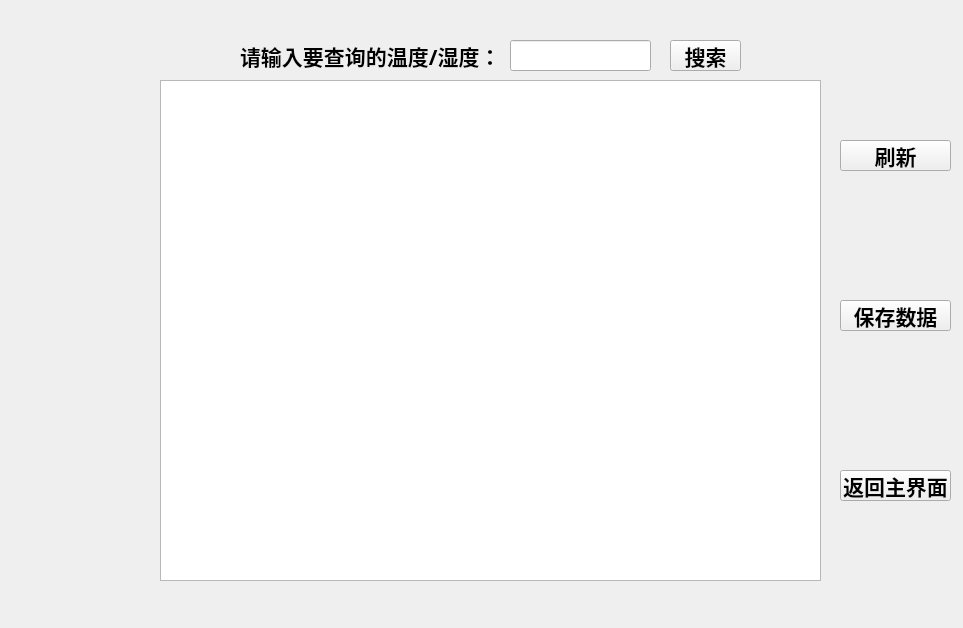
<?xml version="1.0" encoding="UTF-8"?>
<ui version="4.0">
 <class>Form</class>
 <widget class="QWidget" name="Form">
  <property name="geometry">
   <rect>
    <x>0</x>
    <y>0</y>
    <width>963</width>
    <height>628</height>
   </rect>
  </property>
  <property name="windowTitle">
   <string>历史记录</string>
  </property>
  <widget class="QPushButton" name="pushButton">
   <property name="geometry">
    <rect>
     <x>840</x>
     <y>470</y>
     <width>111</width>
     <height>31</height>
    </rect>
   </property>
   <property name="font">
    <font>
     <family>Agency FB</family>
     <pointsize>16</pointsize>
     <weight>75</weight>
     <bold>true</bold>
    </font>
   </property>
   <property name="text">
    <string>返回主界面</string>
   </property>
  </widget>
  <widget class="QTableWidget" name="tableWidget">
   <property name="geometry">
    <rect>
     <x>160</x>
     <y>80</y>
     <width>661</width>
     <height>501</height>
    </rect>
   </property>
   <property name="maximumSize">
    <size>
     <width>16777215</width>
     <height>501</height>
    </size>
   </property>
  </widget>
  <widget class="QLabel" name="label">
   <property name="geometry">
    <rect>
     <x>240</x>
     <y>30</y>
     <width>281</width>
     <height>51</height>
    </rect>
   </property>
   <property name="font">
    <font>
     <family>Agency FB</family>
     <pointsize>16</pointsize>
     <weight>75</weight>
     <bold>true</bold>
    </font>
   </property>
   <property name="text">
    <string>请输入要查询的温度/湿度：</string>
   </property>
  </widget>
  <widget class="QLineEdit" name="lineEdit">
   <property name="geometry">
    <rect>
     <x>510</x>
     <y>40</y>
     <width>141</width>
     <height>31</height>
    </rect>
   </property>
   <property name="font">
    <font>
     <family>Agency FB</family>
     <pointsize>12</pointsize>
    </font>
   </property>
  </widget>
  <widget class="QPushButton" name="pushButton_2">
   <property name="geometry">
    <rect>
     <x>670</x>
     <y>40</y>
     <width>71</width>
     <height>31</height>
    </rect>
   </property>
   <property name="font">
    <font>
     <family>Agency FB</family>
     <pointsize>16</pointsize>
     <weight>75</weight>
     <bold>true</bold>
    </font>
   </property>
   <property name="text">
    <string>搜索</string>
   </property>
  </widget>
  <widget class="QPushButton" name="pushButton_3">
   <property name="geometry">
    <rect>
     <x>840</x>
     <y>300</y>
     <width>111</width>
     <height>31</height>
    </rect>
   </property>
   <property name="font">
    <font>
     <family>Agency FB</family>
     <pointsize>16</pointsize>
     <weight>75</weight>
     <bold>true</bold>
    </font>
   </property>
   <property name="text">
    <string>保存数据</string>
   </property>
  </widget>
  <widget class="QPushButton" name="pushButton_4">
   <property name="geometry">
    <rect>
     <x>840</x>
     <y>140</y>
     <width>111</width>
     <height>31</height>
    </rect>
   </property>
   <property name="font">
    <font>
     <family>Agency FB</family>
     <pointsize>16</pointsize>
     <weight>75</weight>
     <bold>true</bold>
    </font>
   </property>
   <property name="text">
    <string>刷新</string>
   </property>
  </widget>
 </widget>
 <resources/>
 <connections/>
</ui>
